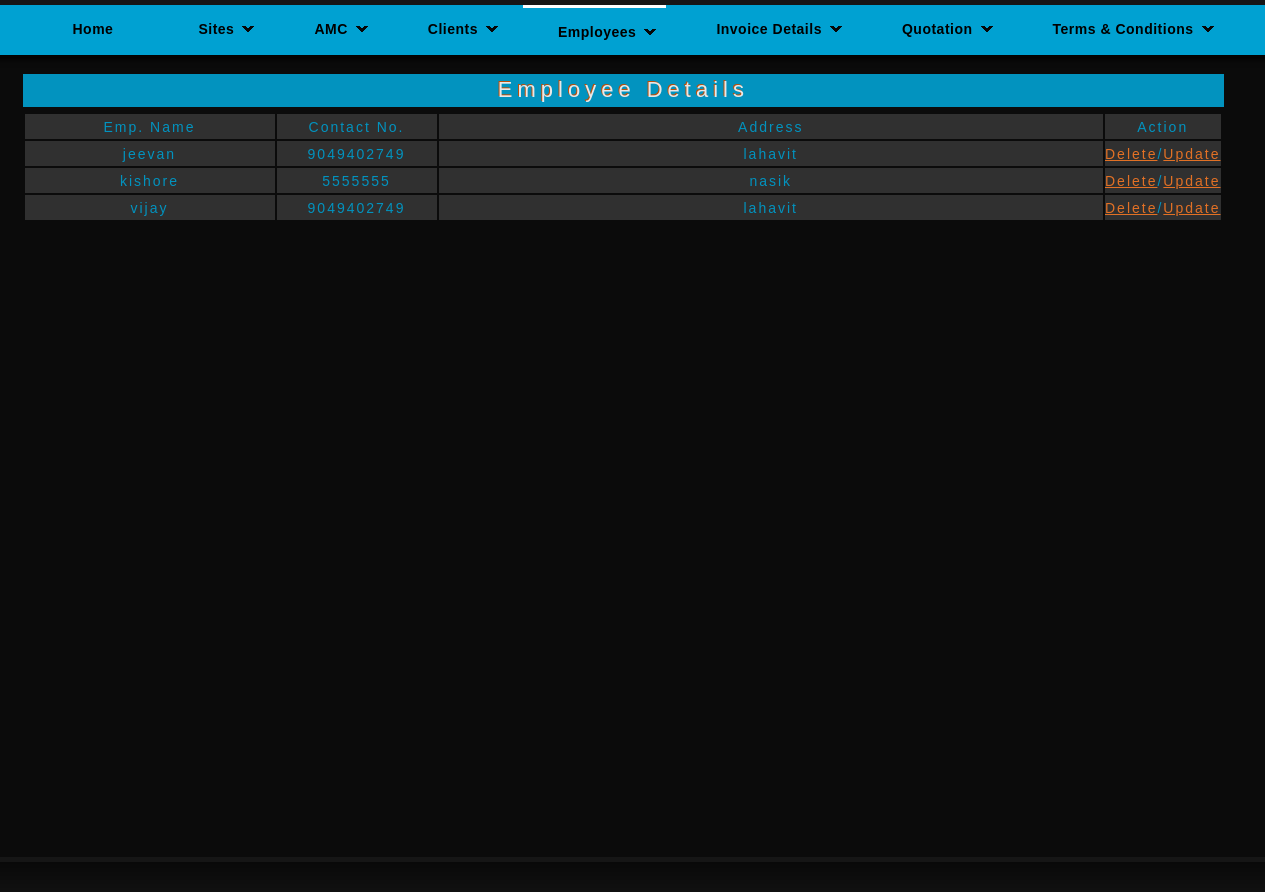
The page /employee.php on the database as committed earlier.
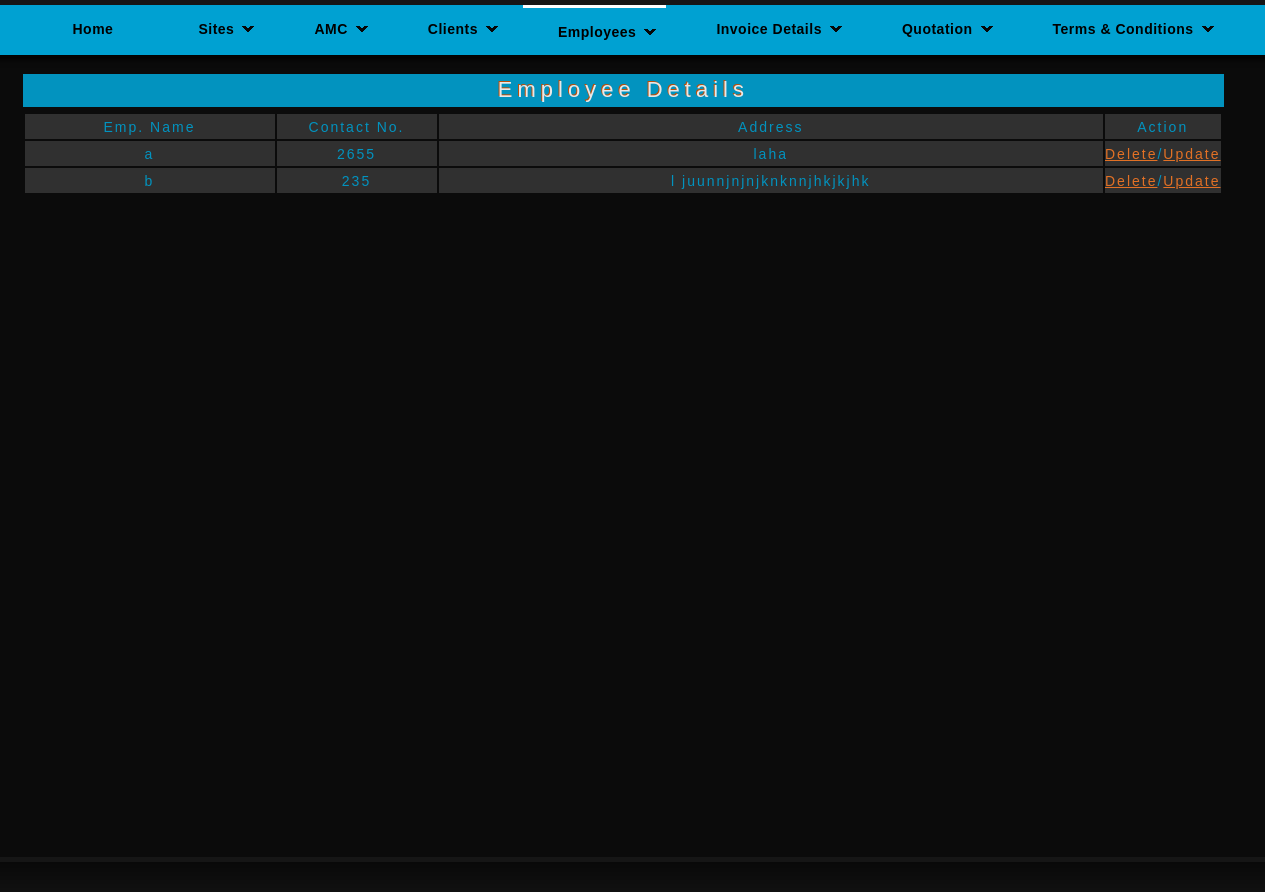
The same page on the database as committed later.
### tables this page shows
CREATE TABLE IF NOT EXISTS `emp` (
  `e_id` int(11) NOT NULL AUTO_INCREMENT,
  `e_name` varchar(100) NOT NULL,
  `e_add` varchar(100) NOT NULL,
  `e_contact` bigint(11) NOT NULL,
  `e_desig` varchar(11) NOT NULL,
  PRIMARY KEY (`e_id`)
);

### employee.php (the view, shortened to what this page needs)
<?php
	$e_qry_f="select * from emp";
	$e_res_f=mysql_query($e_qry_f);
?>
<html>
<head><title>Anmol Water Tank Cleaners</title>
<link rel="stylesheet" href="styles.css" type="text/css" />
</head>
<body>
<div id="container">
    <div id="nav">
    	<ul class="sf-menu dropdown">
        	<li><a href="index.php">Home</a></li>
            <li ><a class="has_submenu" href="site.php">Sites</a>
            </li>
            <li ><a class="has_submenu" href="site.php">AMC</a>
            </li>
            <li><a class="has_submenu" href="clients.php">Clients</a>
            </li>
            <li class="selected"><a class="has_submenu" href="employee.php">Employees</a>
            </li>
            <li><a class="has_submenu" href="invoicedetails.php">Invoice Details</a>
            </li>
            <li><a class="has_submenu" href="quotation.php">Quotation</a>
            </li>
            <li><a class="has_submenu"  href="term.php">Terms & Conditions</a>
           </li>
        </ul>
    </div>
    <div id="sub-header">
    <div class="quo">
    	<br />
		<div class="quotation"><center>Employee Details</center></div>
        <div>
        <table class="emp_tab">
        <tr class="emp_header">
        <td width="250">Emp. Name</td>
        <td width="160">Contact No.</td>
        <td>Address</td>
        <td width="70">Action</td>
        </tr>
        <?php
		while($e_row=mysql_fetch_array($e_res_f))
		{
        echo "<tr class='emp_header'>";
        echo "<td width='250'>";
		echo $e_row[1];
		echo "</td>";
        echo "<td width='160'>";
		echo $e_row[3];
		echo "</td>";
		echo "<td>";
		echo $e_row[2];
		echo "</td>";
        echo "<td width='70'>";
		echo "<a href='?e_id1=$e_row[0]' onclick='return confirmSubmit()'>Delete</a>/<a href='updateemp.php?e_id2=$e_row[0]'>Update</a>";
		echo "</td>";
		echo "</tr>";
		}
		?>
        </table>
        </div>
    </div>
    </div>
    </div>
 <div id="footer">
    </div>
</body>
</html>

Rows that differ between the two databases and show on the page:
removed emp: e_name "jeevan", e_contact "9049402749", e_add "lahavit"
removed emp: e_name "kishore", e_contact "5555555", e_add "nasik"
removed emp: e_name "vijay", e_contact "9049402749", e_add "lahavit"
added emp: e_name "a", e_contact "2655", e_add "laha"
added emp: e_name "b", e_contact "235", e_add "l juunnjnjnjknknnjhkjkjhk"
